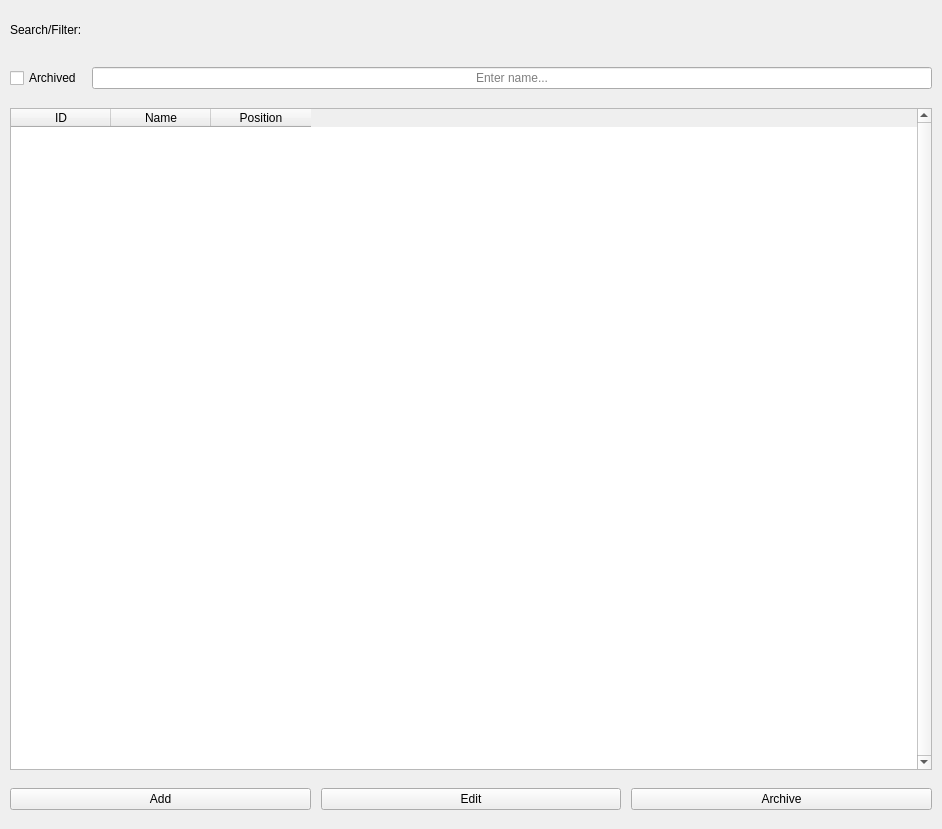
<?xml version="1.0" encoding="UTF-8"?>
<ui version="4.0">
 <class>Doctors</class>
 <widget class="QWidget" name="Doctors">
  <property name="geometry">
   <rect>
    <x>0</x>
    <y>0</y>
    <width>942</width>
    <height>829</height>
   </rect>
  </property>
  <property name="windowTitle">
   <string/>
  </property>
  <layout class="QVBoxLayout" name="main_layout" stretch="1,1,17,1">
   <property name="spacing">
    <number>10</number>
   </property>
   <property name="leftMargin">
    <number>10</number>
   </property>
   <property name="topMargin">
    <number>10</number>
   </property>
   <property name="rightMargin">
    <number>10</number>
   </property>
   <property name="bottomMargin">
    <number>10</number>
   </property>
   <item>
    <widget class="QLabel" name="lbl_search_filter">
     <property name="text">
      <string>Search/Filter:</string>
     </property>
    </widget>
   </item>
   <item>
    <widget class="QWidget" name="wdgt_search_filter" native="true">
     <layout class="QHBoxLayout" name="wdgt_search_filter_layout" stretch="0,1">
      <property name="spacing">
       <number>10</number>
      </property>
      <property name="leftMargin">
       <number>0</number>
      </property>
      <property name="topMargin">
       <number>0</number>
      </property>
      <property name="rightMargin">
       <number>0</number>
      </property>
      <property name="bottomMargin">
       <number>0</number>
      </property>
      <item>
       <widget class="QCheckBox" name="chkbx_archived">
        <property name="cursor">
         <cursorShape>PointingHandCursor</cursorShape>
        </property>
        <property name="text">
         <string>Archived</string>
        </property>
       </widget>
      </item>
      <item>
       <widget class="QLineEdit" name="lnedit_name">
        <property name="alignment">
         <set>Qt::AlignCenter</set>
        </property>
        <property name="placeholderText">
         <string>Enter name...</string>
        </property>
       </widget>
      </item>
     </layout>
    </widget>
   </item>
   <item>
    <widget class="QTableWidget" name="tblwdgt_doctors">
     <property name="verticalScrollBarPolicy">
      <enum>Qt::ScrollBarAlwaysOn</enum>
     </property>
     <property name="horizontalScrollBarPolicy">
      <enum>Qt::ScrollBarAlwaysOff</enum>
     </property>
     <property name="editTriggers">
      <set>QAbstractItemView::NoEditTriggers</set>
     </property>
     <property name="alternatingRowColors">
      <bool>true</bool>
     </property>
     <property name="selectionMode">
      <enum>QAbstractItemView::SingleSelection</enum>
     </property>
     <property name="selectionBehavior">
      <enum>QAbstractItemView::SelectRows</enum>
     </property>
     <attribute name="horizontalHeaderHighlightSections">
      <bool>false</bool>
     </attribute>
     <attribute name="verticalHeaderVisible">
      <bool>false</bool>
     </attribute>
     <column>
      <property name="text">
       <string>ID</string>
      </property>
     </column>
     <column>
      <property name="text">
       <string>Name</string>
      </property>
     </column>
     <column>
      <property name="text">
       <string>Position</string>
      </property>
     </column>
    </widget>
   </item>
   <item>
    <widget class="QWidget" name="wdgt_page_buttons" native="true">
     <layout class="QHBoxLayout" name="wdgt_pg_buttons_layout" stretch="1,1,1">
      <property name="spacing">
       <number>10</number>
      </property>
      <property name="leftMargin">
       <number>0</number>
      </property>
      <property name="topMargin">
       <number>0</number>
      </property>
      <property name="rightMargin">
       <number>0</number>
      </property>
      <property name="bottomMargin">
       <number>0</number>
      </property>
      <item>
       <widget class="QPushButton" name="pshbtn_add">
        <property name="cursor">
         <cursorShape>PointingHandCursor</cursorShape>
        </property>
        <property name="text">
         <string>Add</string>
        </property>
       </widget>
      </item>
      <item>
       <widget class="QPushButton" name="pshbtn_edit">
        <property name="cursor">
         <cursorShape>PointingHandCursor</cursorShape>
        </property>
        <property name="text">
         <string>Edit</string>
        </property>
       </widget>
      </item>
      <item>
       <widget class="QPushButton" name="pshbtn_archive">
        <property name="cursor">
         <cursorShape>PointingHandCursor</cursorShape>
        </property>
        <property name="text">
         <string>Archive</string>
        </property>
       </widget>
      </item>
     </layout>
    </widget>
   </item>
  </layout>
 </widget>
 <resources/>
 <connections/>
</ui>
